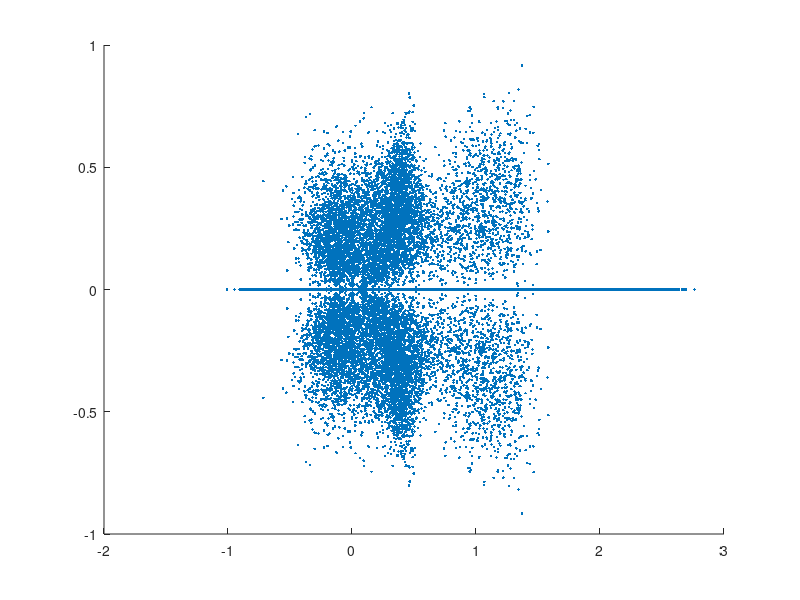

Recreate this plot in MATLAB.
function eigTest
%syms x
maxVal = 1;
pts = zeros(0,2);

for i=1:10000
rng = maxVal.*rand(1,9);
A = rng(1);
B = rng(2);
C = rng(3);
D = rng(4);
E = rng(5);
F = rng(6);
G = rng(7);
H = rng(8);
K = rng(9);
%lam = linspace(-10,10);

alpha = A*K-C*G;
beta = A+K;
gamma = A*E-B*D;
delta = A+E;

epsilon = A*F-C*D;
eta = A*H-B*G;

%y=lam.^4-(beta+delta).*lam.^3+(alpha+beta*delta-F*H).*lam.^2-(alpha*delta+beta*gamma-epsilon*H-eta*F).*lam...
%												+alpha*gamma-epsilon*eta;
%{											
plot(lam,y)
ax = gca;
ax.XAxisLocation = 'origin';
ax.YAxisLocation = 'origin';
%}
%p1 = x.^4-(beta+delta).*x.^3+(alpha+beta*delta-F*H).*x.^2-(alpha*delta+beta*gamma-epsilon*H-eta*F).*x...
%												+alpha*gamma-epsilon*eta;
										
p = [1,-(beta+delta),(alpha+beta*delta-F*H),-(alpha*delta+beta*gamma-epsilon*H-eta*F),alpha*gamma-epsilon*eta];

S = roots(p);

re = real(S);
im = imag(S);

re = re(re(:) ~= A);
im = im(re(:) ~= A);

pts = cat(1,pts,[re im]);

end

scatter(pts(:,1),pts(:,2),[],'.');
end
